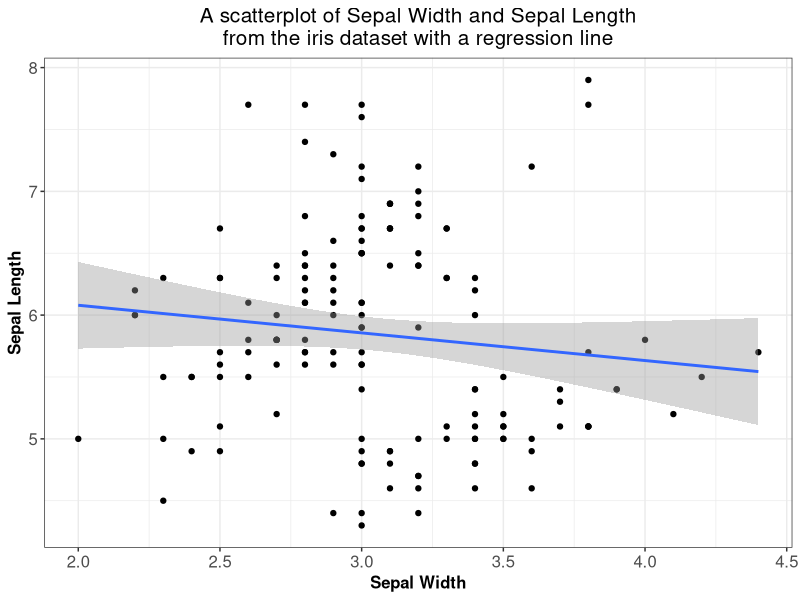

The R script that drew this image:
## ---- chunk 1
library(tidyverse)
library(ggplot2)

iris %>%
  ggplot(aes(x=Sepal.Width, y = Sepal.Length)) +
  geom_point() +
  geom_smooth(method = "lm") +
  theme_bw() +
  labs(title = "A scatterplot of Sepal Width and Sepal Length\nfrom the iris dataset with a regression line",
       x = "Sepal Width",
       y = "Sepal Length") +
  theme(plot.title = element_text(size = 15,
                                  hjust = 0.5),
        axis.title = element_text(size = 12, face = "bold"),
        axis.text = element_text(size = 12))


